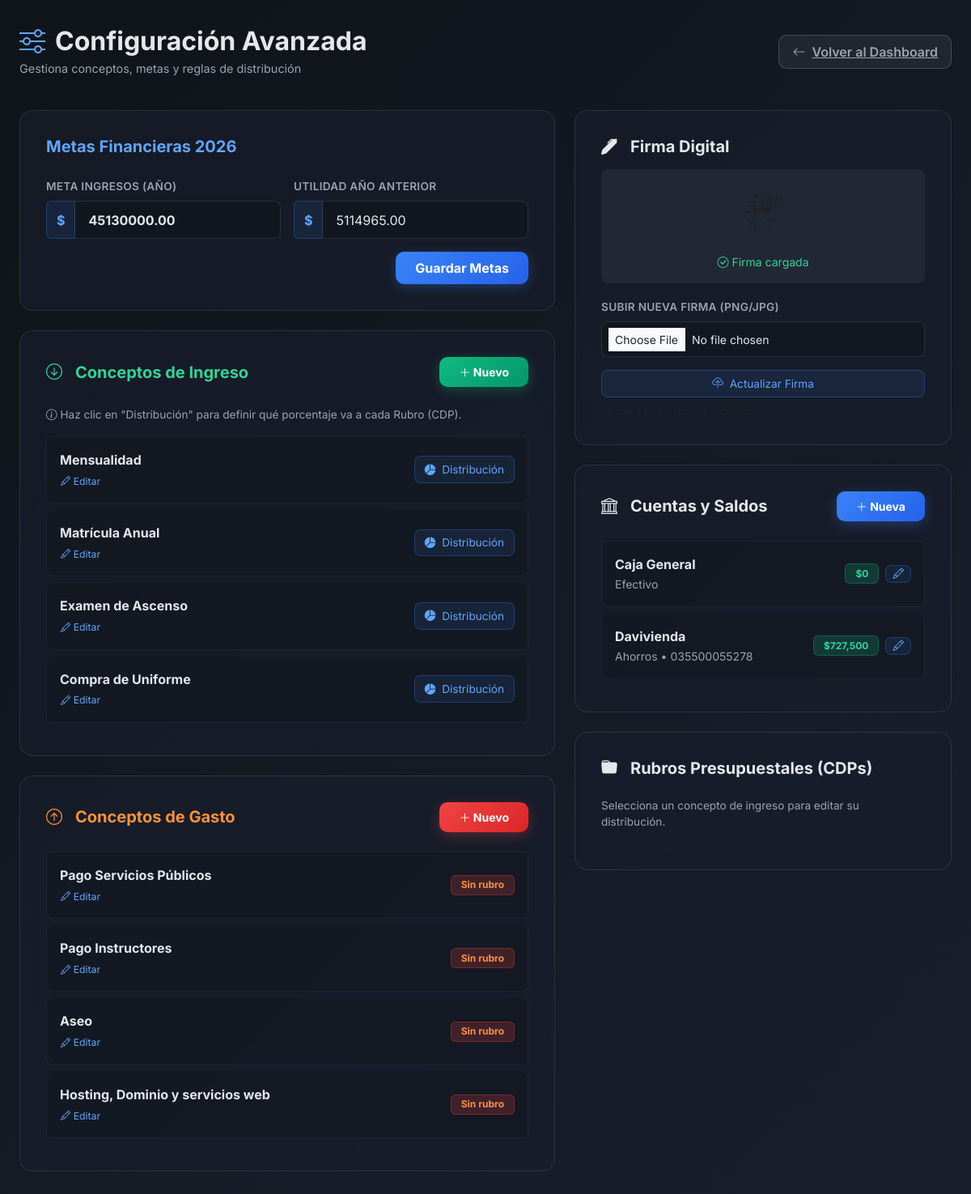
/controllers/contabilidad_controller.php?view=config (signed in), run on the app's committed database.
### tables this page shows
CREATE TABLE `contabilidad_presupuesto_anual` (
  `id` int(11) NOT NULL,
  `anio` int(11) NOT NULL,
  `meta_ingreso_total` decimal(15,2) DEFAULT '0.00',
  `saldo_anterior` decimal(15,2) DEFAULT '0.00',
  `observaciones` text
);

CREATE TABLE `contabilidad_conceptos` (
  `id` int(11) NOT NULL,
  `nombre` varchar(100) NOT NULL,
  `tipo` enum('ingreso','egreso') NOT NULL,
  `regla_distribucion_json` json DEFAULT NULL,
  `activo` tinyint(4) DEFAULT '1',
  `rubro_predeterminado_id` int(11) DEFAULT NULL
);

CREATE TABLE `contabilidad_cuentas_bancarias` (
  `id` int(11) NOT NULL,
  `nombre` varchar(100) NOT NULL,
  `numero_cuenta` varchar(50) DEFAULT NULL,
  `tipo_cuenta` varchar(50) DEFAULT 'Efectivo',
  `saldo_actual` decimal(15,2) DEFAULT '0.00',
  `activo` tinyint(4) DEFAULT '1'
);

### helpers/db.php (called while the page is built, shortened)
<?php
function conectarDB() {
  $host     = 'localhost';
  $usuario  = 'siao_siao';
  $clave    = 'Sicau2025**';
  $bd       = 'siao_formulario';
  $conexion = new mysqli($host, $usuario, $clave, $bd);
  return $conexion;
}

### models/ContabilidadModel.php (called while the page is built, shortened)
<?php
require_once __DIR__ . '/../helpers/db.php';
class ContabilidadModel {
    private $conn;
    public function __construct() {
        $this->conn = conectarDB();
    }
    public function obtenerPresupuestoAnual($anio) {
        $stmt = $this->conn->prepare("SELECT * FROM contabilidad_presupuesto_anual WHERE anio = ?");
        $stmt->bind_param('i', $anio);
        $stmt->execute();
        $res = $stmt->get_result();
        return $res->fetch_assoc();
    }
    public function obtenerCuentas() {
        $result = $this->conn->query("SELECT * FROM contabilidad_cuentas_bancarias WHERE activo = 1");
        return $result->fetch_all(MYSQLI_ASSOC);
    }
    public function obtenerConceptos($tipo = null) {
        $sql = "SELECT c.*, r.nombre as rubro_default_nombre
                FROM contabilidad_conceptos c
                LEFT JOIN contabilidad_rubros r ON c.rubro_predeterminado_id = r.id
                WHERE c.activo = 1";
        if ($tipo) {
            $sql .= " AND c.tipo = '$tipo'";
        }
        $result = $this->conn->query($sql);
        return $result->fetch_all(MYSQLI_ASSOC);
    }
}
?>

### views/contabilidad/configuracion.php (the view, shortened to what this page needs)
<!DOCTYPE html>
<html lang="es">
<head>
  <link href="https://cdn.jsdelivr.net/npm/bootstrap@5.3.3/dist/css/bootstrap.min.css" rel="stylesheet">
  <link href="https://cdn.jsdelivr.net/npm/bootstrap-icons@1.10.5/font/bootstrap-icons.css" rel="stylesheet">
</head>
<body>
<div class="container main-container">
    <div class="page-header">
        <div class="page-title">
            <h2><i class="bi bi-sliders"></i> Configuración Avanzada</h2>
            <p>Gestiona conceptos, metas y reglas de distribución</p>
        </div>
        <a href="contabilidad_controller.php" class="btn-outline-secondary">
            <i class="bi bi-arrow-left me-2"></i>Volver al Dashboard
        </a>
    </div>
    <div class="row g-4">
        <div class="col-lg-7">
            <div class="glass-card">
                <form action="contabilidad_controller.php" method="POST">
                    <h5 class="text-primary">Metas Financieras <?php echo $anio_actual; ?></h5>
                    <div class="row g-3">
                        <div class="col-md-6">
                            <label class="form-label">Meta Ingresos (Año)</label>
                            <div class="input-group">
                                <span class="input-group-text">$</span>
                                <input type="number" name="meta_ingreso" class="form-control fw-bold" value="<?php echo $presupuesto['meta_ingreso_total'] ?? 0; ?>" required>
                            </div>
                        </div>
                        <div class="col-md-6">
                            <label class="form-label">Utilidad Año Anterior</label>
                            <div class="input-group">
                                <span class="input-group-text">$</span>
                                <input type="number" name="saldo_anterior" class="form-control" value="<?php echo $presupuesto['saldo_anterior'] ?? 0; ?>">
                            </div>
                        </div>
                        <div class="col-12 text-end mt-3">
                            <button type="submit" class="btn btn-primary">Guardar Metas</button>
                        </div>
                    </div>
                </form>
            </div>
            <div class="glass-card">
                <div class="d-flex justify-content-between align-items-center mb-4">
                    <h5 class="text-success mb-0"><i class="bi bi-arrow-down-circle me-2"></i>Conceptos de Ingreso</h5>
                    <button class="btn btn-success btn-sm" data-bs-toggle="modal" data-bs-target="#modalNuevoConcepto" onclick="setModalTipo('ingreso')">
                        <i class="bi bi-plus-lg"></i> Nuevo
                    </button>
                </div>
                <p style="font-size: 0.85rem; color: var(--text-secondary)"><i class="bi bi-info-circle"></i> Haz clic en "Distribución" para definir qué porcentaje va a cada Rubro (CDP).</p>
                <div class="list-group">
                    <?php foreach ($conceptos_ingreso as $c): ?>
                    <div class="list-group-item d-flex justify-content-between align-items-center">
                        <div>
                            <div class="fw-bold"><?php echo htmlspecialchars($c['nombre']); ?></div>
                            <button class="btn btn-link btn-sm p-0" onclick='editarConcepto(<?php echo json_encode($c); ?>)'>
                                <small><i class="bi bi-pencil"></i> Editar</small>
                            </button>
                        </div>
                        <div class="d-flex gap-2">
                             <a href="contabilidad_controller.php?view=config&editar_concepto=<?php echo $c['id']; ?>#distribucion"
                                class="btn btn-outline-primary">
                                <i class="bi bi-pie-chart-fill me-1"></i> Distribución
                             </a>
                        </div>
                    </div>
                    <?php endforeach; ?>
                </div>
            </div>
            <div class="glass-card">
                <div class="d-flex justify-content-between align-items-center mb-4">
                    <h5 class="text-danger mb-0"><i class="bi bi-arrow-up-circle me-2"></i>Conceptos de Gasto</h5>
                    <button class="btn btn-danger btn-sm" data-bs-toggle="modal" data-bs-target="#modalNuevoConcepto" onclick="setModalTipo('egreso')">
                        <i class="bi bi-plus-lg"></i> Nuevo
                    </button>
                </div>
                <div class="list-group">
                    <?php foreach ($conceptos_egreso as $c): ?>
                    <div class="list-group-item d-flex justify-content-between align-items-center">
                        <div>
                            <div class="fw-bold"><?php echo htmlspecialchars($c['nombre']); ?></div>
                            <button class="btn btn-link btn-sm p-0" onclick='editarConcepto(<?php echo json_encode($c); ?>)'>
                                <small><i class="bi bi-pencil"></i> Editar</small>
                            </button>
                        </div>
                        <span class="badge bg-danger"><?php echo htmlspecialchars($c['rubro_nombre'] ?? 'Sin rubro'); ?></span>
                    </div>
                    <?php endforeach; ?>
                </div>
            </div>
        </div>
        <div class="col-lg-5">
            <div class="glass-card">
                <h5 class="mb-3"><i class="bi bi-pen-fill me-2"></i>Firma Digital</h5>
                <div class="text-center mb-3 p-3" style="background: rgba(255,255,255,0.05); border-radius: 8px;">
                    <?php
                        $ruta_firma = __DIR__ . '/../../assets/img/firma_digital.png';
                        $url_firma = '../../assets/img/firma_digital.png';
                        if (file_exists($ruta_firma)):
                    ?>
                        <img src="<?php echo $url_firma; ?>?v=<?php echo time(); ?>" alt="Firma Actual" style="max-height: 80px; max-width: 100%;">
                        <p class="small text-success mt-2 mb-0"><i class="bi bi-check-circle"></i> Firma cargada</p>
                    <?php else: ?>
                        <p class="text-muted mb-0">No hay firma configurada</p>
                    <?php endif; ?>
                </div>
                <form action="contabilidad_controller.php" method="POST" enctype="multipart/form-data">
                    <div class="mb-3">
                        <label class="form-label">Subir nueva firma (PNG/JPG)</label>
                        <input type="file" name="firma_imagen" class="form-control form-control-sm" accept="image/png, image/jpeg" required>
                    </div>
                    <button type="submit" class="btn btn-outline-primary btn-sm w-100">
                        <i class="bi bi-cloud-upload me-2"></i>Actualizar Firma
                    </button>
                    <small class="d-block mt-2 text-muted" style="font-size: 0.75rem;">Se usará en los recibos impresos.</small>
                </form>
            </div>
            <div class="glass-card">
                <div class="d-flex justify-content-between align-items-center mb-4">
                    <h5 class="mb-0"><i class="bi bi-bank me-2"></i>Cuentas y Saldos</h5>
                    <button class="btn btn-primary btn-sm" data-bs-toggle="modal" data-bs-target="#modalCuenta" onclick="limpiarModalCuenta()">
                        <i class="bi bi-plus-lg"></i> Nueva
                    </button>
                </div>
                <div class="list-group">
                    <?php foreach ($cuentas as $cta): ?>
                    <div class="list-group-item d-flex justify-content-between align-items-center">
                        <div>
                            <div class="fw-bold"><?php echo htmlspecialchars($cta['nombre']); ?></div>
                            <small style="color: var(--text-secondary)"><?php echo htmlspecialchars($cta['tipo_cuenta']); ?> <?php echo $cta['numero_cuenta'] ? '• '.$cta['numero_cuenta'] : ''; ?></small>
                        </div>
                        <div class="d-flex align-items-center gap-2">
                            <span class="badge bg-success">$<?php echo number_format($cta['saldo_actual'], 0); ?></span>
                            <button class="btn btn-outline-primary btn-sm py-0 px-2" onclick='editarCuenta(<?php echo json_encode($cta); ?>)'>
                                <i class="bi bi-pencil"></i>
                            </button>
                        </div>
                    </div>
                    <?php endforeach; ?>
                </div>
            </div>
            <div class="glass-card" id="distribucion">
                <h5><i class="bi bi-folder-fill me-2"></i>Rubros Presupuestales (CDPs)</h5>
                <?php if (isset($_GET['editar_concepto'])):
                    $concepto_id = intval($_GET['editar_concepto']);
                    $concepto_edit = null;
                    foreach (array_merge($conceptos_ingreso, $conceptos_egreso) as $c) {
                        if ($c['id'] == $concepto_id) {
                            $concepto_edit = $c;
                            break;
                        }
                    }
                    if ($concepto_edit):
                ?>
                <div class="alert alert-success mb-3">
                    <strong>Editando distribución de:</strong> <?php echo htmlspecialchars($concepto_edit['nombre']); ?>
                </div>
                <form action="contabilidad_controller.php" method="POST">
                    <input type="hidden" name="accion" value="guardar_distribucion">
                    <input type="hidden" name="concepto_id" value="<?php echo $concepto_id; ?>">
                    <?php foreach ($rubros as $r):
                        $pct_actual = 0;
                        if (isset($concepto_edit['distribucion'][$r['id']])) {
                            $pct_actual = $concepto_edit['distribucion'][$r['id']];
                        }
                    ?>
                    <div class="mb-3 d-flex justify-content-between align-items-center">
                        <label class="form-label mb-0"><?php echo htmlspecialchars($r['nombre']); ?></label>
                        <div class="input-group" style="max-width: 120px;">
                            <input type="number" name="pct[<?php echo $r['id']; ?>]" class="form-control pct-input" min="0" max="100" step="0.01" value="<?php echo $pct_actual; ?>">
                            <span class="input-group-text">%</span>
                        </div>
                    </div>
                    <?php endforeach; ?>
                    <div class="text-end mt-3">
                        <span class="me-3">Total: <strong id="total_display">0.00%</strong></span>
                        <button type="submit" class="btn btn-success">Guardar Distribución</button>
                    </div>
                </form>
                <?php endif; ?>
                <?php else: ?>
                <p style="font-size: 0.85rem; color: var(--text-secondary)">Selecciona un concepto de ingreso para editar su distribución.</p>
                <?php endif; ?>
            </div>
        </div>
    </div>
</div>
</body>
</html>

### data on the page
contabilidad_presupuesto_anual: meta_ingreso "45130000.00", saldo_anterior "5114965.00"
contabilidad_conceptos: nombre "Mensualidad"
contabilidad_conceptos: nombre "Matrícula Anual"
contabilidad_conceptos: nombre "Examen de Ascenso"
contabilidad_conceptos: nombre "Compra de Uniforme"
contabilidad_conceptos: nombre "Pago Servicios Públicos", rubro_nombre "Sin rubro"
contabilidad_conceptos: nombre "Pago Instructores", rubro_nombre "Sin rubro"
contabilidad_conceptos: nombre "Aseo", rubro_nombre "Sin rubro"
contabilidad_conceptos: nombre "Hosting, Dominio y servicios web", rubro_nombre "Sin rubro"
contabilidad_cuentas_bancarias: nombre "Caja General", tipo_cuenta "Efectivo", saldo_actual "0"
contabilidad_cuentas_bancarias: nombre "Davivienda", tipo_cuenta "Ahorros", numero_cuenta "035500055278", saldo_actual "727,500"
